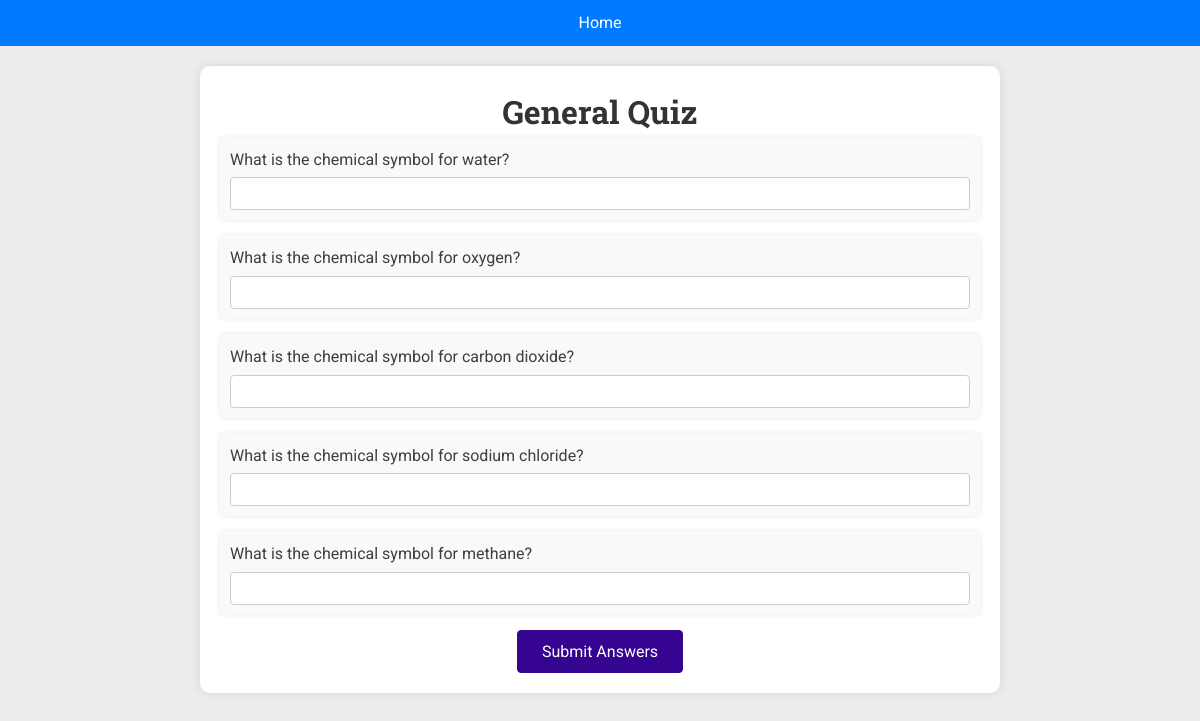
Page /quiz/General/ on the committed database.
### quiz/models.py (models this page shows, shortened)
class Quiz_Data(models.Model):
    Question = models.TextField() #create a column called title that is a string with max length 200
    Category = models.CharField(max_length=50) #unique slug values
    Correct_Answer = models.TextField() #stores longer text than charfield
    Wrong_Answer_1 = models.CharField(max_length=50)
    Wrong_Answer_2 = models.CharField(max_length=50)
    Wrong_Answer_3 = models.CharField(max_length=50)

### quiz/views.py (the view, shortened to what this page needs)
# urls.py: path("", views.index, name='all-quizes'), #this will trigger challenges/
def quizes(request, quiz):
    home_url = reverse('all-quizes')
    try:
        print('requested quiz ' + str(quiz))
        challenge_text = quiz_types[quiz.capitalize()]
        quiz_data = Quiz_Data.objects.all()#filter(Category=quiz)
        print(f"Loaded {quiz_data.count()} quiz questions")
        context = {
            'challenge_text': challenge_text,
            'quiz': quiz.capitalize(),  # Capitalize quiz before passing to the context
            'quiz_data': quiz_data,
            'submitted': False,
            'home_url' : home_url,
        }
        return render(request, 'quiz/quiz-details.html', context)
    except KeyError as e:
        print(f"Error: {e}")
        return HttpResponse()
    except Exception as e:
        print(f"Unexpected error: {e}")
        return HttpResponse("<h1>An unexpected error occurred!</h1>")

### quiz/templates/quiz/quiz-details.html (shortened to what this page needs)
{% load static %}
<!DOCTYPE html>
<html lang="en">
<head>
    <link rel="stylesheet" href="{% static 'quiz/styles/base.css' %}">
</head>
<body>
  <div class="banner">
    <a href="{{ home_url }}" class="button">Home</a>
  </div>
    <div class="container">
        <h1>{{ quiz.capitalize }} Quiz</h1>
        {% if submitted %}
        <h2>Quiz Results - {{ percentage_correct }}%</h2>
        <ul>
            {% for answer in answers %}
            <li>
                <p><strong>Question:</strong> {{ answer.question }}</p>
                <p><strong>Your Answer:</strong> {{ answer.user_answer }}</p>
                <p><strong>Correct Answer:</strong> {{ answer.correct_answer }}</p>
                {% if answer.is_correct %}
                <span class="correct">Correct!</span>
                {% else %}
                <span class="incorrect">Incorrect.</span>
                {% endif %}
            </li>
            {% endfor %}
        </ul>
        {% else %}
        <form method="post" action="{% url 'quiz' quiz.lower %}">
            <ul>
                {% for item in quiz_data %}
                {% if item.Category|capfirst == quiz|capfirst %}
                <li>
                    <p>{{ item.Question }}</p>
                    <input type="text" name="answer_{{ forloop.counter }}">
                </li>
                {% endif %}
                {% endfor %}
            </ul>
            <div class="btn-container">
                <button type="submit">Submit Answers</button>
            </div>
        </form>
        {% endif %}
    </div>
</body>
</html>

### quiz/static/quiz/styles/base.css (style rules this page uses)
* { box-sizing: border-box; margin: 0; padding: 0; }
body { font-family: 'Roboto', sans-serif; background-color: #ececec; color: #3e3e41; line-height: 1.6; }
h1, h2, h3 { font-family: 'Roboto Slab', sans-serif; color: #222224; }
button, .btn { cursor: pointer; font: inherit; padding: 0.5rem 1.5rem; background-color: #350490; border: 1px solid #350490; color: white; border-radius: 4px; text-decoration: none; }

### quiz/templates/quiz/quiz-details.html (style rules this page uses)
.container { max-width: 800px; margin: 0 auto; padding: 20px; background-color: #fff; box-shadow: 0 0 10px rgba(0, 0, 0, 0.1); border-radius: 10px; }
.banner { background-color: #007bff; text-align: center; padding: 10px 0; margin-bottom: 20px; }
.button { padding: 10px 20px; background-color: #007bff; color: white; border: none; border-radius: 5px; cursor: pointer; font-size: 16px; transition: background-color 0.3s ease; text-decoration: none; }
h1 { text-align: center; color: #333; }
ul { list-style-type: none; padding: 0; }
li { margin-bottom: 15px; padding: 10px; background-color: #f9f9f9; border-radius: 5px; box-shadow: 0 0 5px rgba(0, 0, 0, 0.1); }
input[type="text"] { width: 100%; padding: 8px; margin-top: 5px; border: 1px solid #ccc; border-radius: 4px; }
.btn-container { text-align: center; }

### rows in the picture
Quiz_Data: Question "What is the chemical symbol for water?"
Quiz_Data: Question "What is the chemical symbol for oxygen?"
Quiz_Data: Question "What is the chemical symbol for carbon dioxide?"
Quiz_Data: Question "What is the chemical symbol for sodium chloride?"
Quiz_Data: Question "What is the chemical symbol for methane?"

### other values in the picture
{{ quiz.capitalize }} "General"
